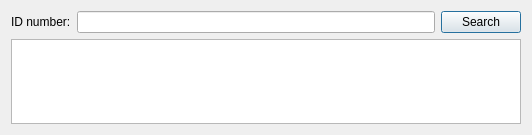
<?xml version="1.0" encoding="UTF-8"?>
<ui version="4.0">
 <class>Dialog</class>
 <widget class="QDialog" name="Dialog">
  <property name="geometry">
   <rect>
    <x>0</x>
    <y>0</y>
    <width>532</width>
    <height>135</height>
   </rect>
  </property>
  <property name="windowTitle">
   <string>Dialog</string>
  </property>
  <layout class="QGridLayout" name="gridLayout">
   <item row="0" column="0">
    <layout class="QFormLayout" name="formLayout">
     <property name="fieldGrowthPolicy">
      <enum>QFormLayout::AllNonFixedFieldsGrow</enum>
     </property>
     <item row="0" column="0" colspan="2">
      <layout class="QHBoxLayout" name="horizontalLayout">
       <item>
        <widget class="QLabel" name="label_2">
         <property name="text">
          <string>ID number:</string>
         </property>
        </widget>
       </item>
       <item>
        <widget class="QLineEdit" name="txtSearch"/>
       </item>
       <item>
        <widget class="QPushButton" name="btnSearch">
         <property name="text">
          <string>Search</string>
         </property>
        </widget>
       </item>
      </layout>
     </item>
     <item row="2" column="0" colspan="2">
      <widget class="QTableView" name="tblSearch"/>
     </item>
    </layout>
   </item>
  </layout>
 </widget>
 <resources/>
 <connections/>
</ui>
